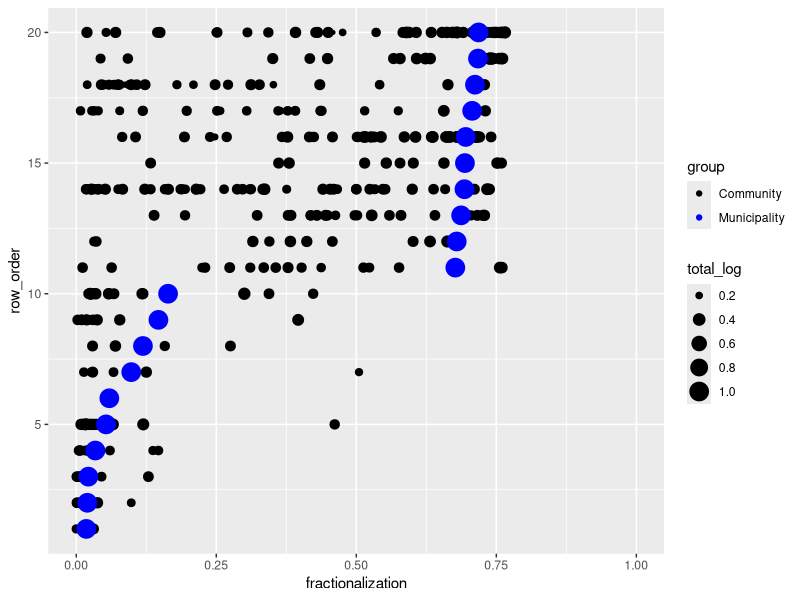

This figure's R source:

# This script assesses the municipality-level ethnic fractionalization scores versus community-level
# scores.

### load libraries ---------------------------------------------------------------------------------
library(readxl)
library(tidyverse)

### load data --------------------------------------------------------------------------------------
# municipality-level 1991 census data
census_data_1991_municipality <- read.csv("Formatted Data/census_data_1991_formatted.csv")

# community-level 1991 census data
census_data_1991_community <- read.csv("Formatted Data/census_data_1991_community_formatted.csv")

### identify top/bottom municipalities -------------------------------------------------------------
municipality_top10_fractionalization <- census_data_1991_municipality %>%
  dplyr::slice_max(fractionalization, n = 10) %>%
  dplyr::pull(municipality)

municipality_bottom10_fractionalization <- census_data_1991_municipality %>%
  dplyr::slice_min(fractionalization, n = 10) %>%
  dplyr::arrange(desc(row_number())) %>%
  dplyr::pull(municipality)

# calculate bosnia-wide fractionalization score
bih_fractionalization <- census_data_1991_municipality %>%
  dplyr::summarise(across(c(muslims, serbs, croats, yugoslavs, other), sum)) %>%
  t() %>%
  as.data.frame() %>%
  dplyr::rename(count = 1) %>%
  dplyr::mutate(
    perc = count / sum(count),
    perc_sq = perc^2
  )

bih_fractionalization <- sum(bih_fractionalization$perc_sq)

municipality_fractionalization <- census_data_1991_municipality %>%
  dplyr::select(municipality, fractionalization, total) %>%
  dplyr::arrange(desc(fractionalization)) %>%
  dplyr::mutate(rank = row_number()) %>%
  dplyr::filter(municipality %in% c(municipality_top10_fractionalization,
                                    municipality_bottom10_fractionalization)) %>%
  dplyr::arrange(desc(fractionalization)) %>%
  dplyr::mutate(row_order = row_number()) %>%
  # tibble::add_row(
  #   municipality = "Bosnia and Herzegovina total",
  #   fractionalization = bih_fractionalization,
  #   rank = NA,
  #   row_order = 10.5
  # ) %>%
  dplyr::mutate(
    row_order = 21 - row_order,
    group = "Municipality")

municipality_fractionalization_row_order <- municipality_fractionalization %>%
  dplyr::select(municipality, row_order, rank)

### pull and append community index values ---------------------------------------------------------
community_fractionalization <- census_data_1991_community %>%
  dplyr::filter(municipality %in% c(municipality_top10_fractionalization,
                                    municipality_bottom10_fractionalization)
  ) %>%
  dplyr::left_join(municipality_fractionalization_row_order, by = "municipality") %>%
  dplyr::select(row_order, rank, municipality, fractionalization, total) %>%
  dplyr::mutate(group = "Community")


### bind data --------------------------------------------------------------------------------------
fractionalization_df <- rbind(municipality_fractionalization, community_fractionalization) %>%
  dplyr::mutate(total_log = ifelse(group == "Community", log(total)/25, 1)) %>%
  dplyr::arrange(group)

fract_graph <- ggplot2::ggplot() +
  ggplot2::geom_point(
    data = fractionalization_df,
    ggplot2::aes(x = fractionalization,
                 y = row_order,
                 size = total_log,
                 color = group)
  ) +
  ggplot2::scale_color_manual(values = c("black", "blue")) +
  ggplot2::lims(x = c(0, 1))

fract_graph

